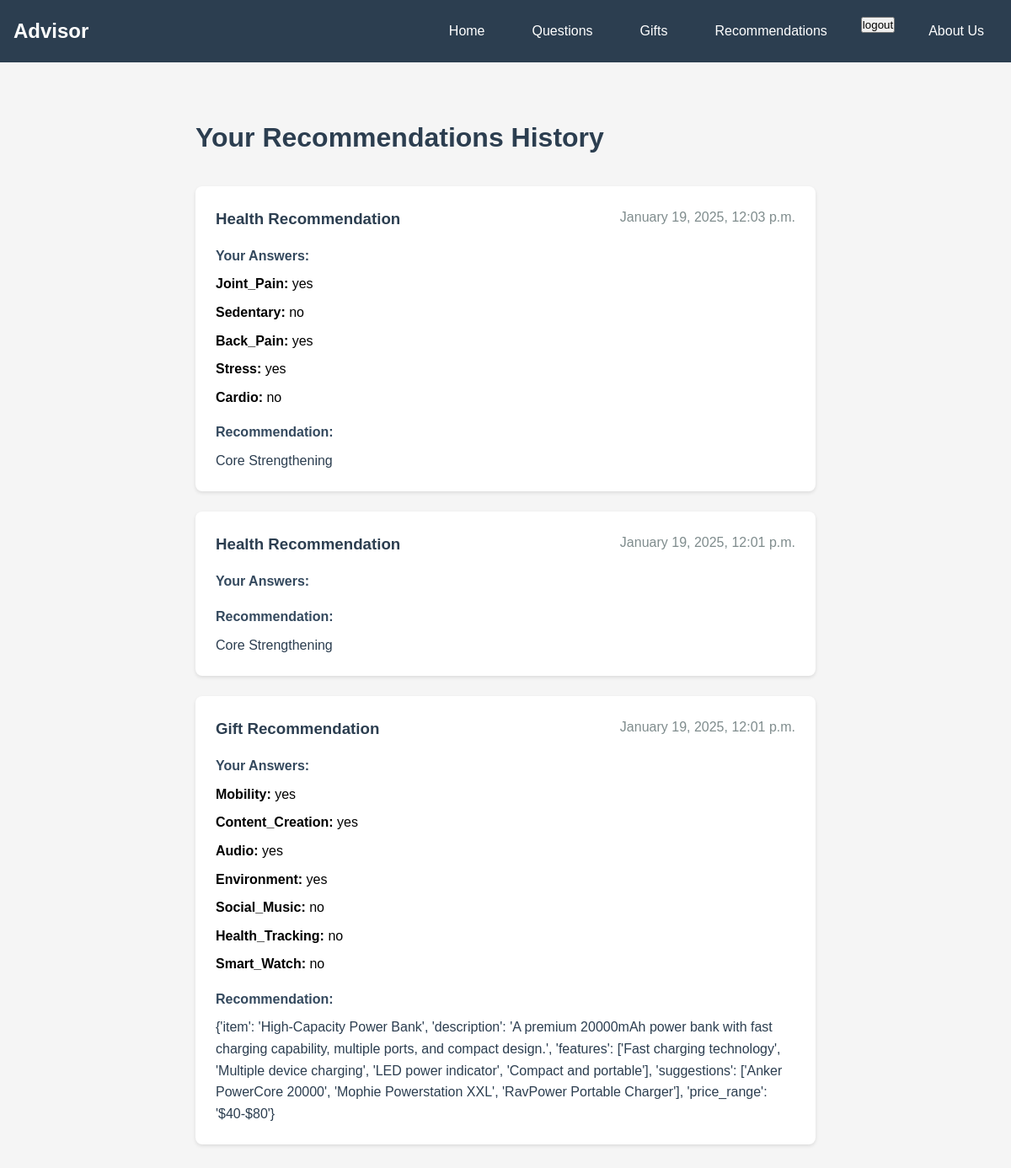
The app's page /recommendations/ (signed in) with its own data.
### advisor/models.py (models this page shows)
class UserActivity(models.Model):
    user = models.ForeignKey(CustomUser, on_delete=models.CASCADE)
    activity_type = models.CharField(max_length=50)  # 'fitness' or 'gift'
    answers = models.JSONField()
    recommendation = models.TextField()
    created_at = models.DateTimeField(default=timezone.now)
    class Meta:
        ordering = ['-created_at']

### advisor/views.py (the view)
# urls.py: path('recommendations/', views.recommendations, name='recommendations'),
@login_required
def recommendations(request):
    user_activities = UserActivity.objects.filter(user=request.user)
    return render(request, 'advisor/recommendations.html', {'activities': user_activities})

### templates/advisor/recommendations.html (shortened to what this page needs)
{% extends 'advisor/base.html' %}
{% block content %}
<div style="max-width: 800px; margin: 0 auto; padding: 2rem;">
    <h1 style="color: #2c3e50; margin-bottom: 2rem;">Your Recommendations History</h1>
    {% if activities %}
        {% for activity in activities %}
        <div style="
            background-color: white;
            padding: 1.5rem;
            border-radius: 8px;
            box-shadow: 0 2px 4px rgba(0,0,0,0.1);
            margin-bottom: 1.5rem;
        ">
            <div style="display: flex; justify-content: space-between; margin-bottom: 1rem;">
                <h3 style="color: #2c3e50;">
                    {{ activity.activity_type|title }} Recommendation
                </h3>
                <span style="color: #7f8c8d;">
                    {{ activity.created_at|date:"F j, Y, P" }}
                </span>
            </div>
            <div style="margin-bottom: 1rem;">
                <h4 style="color: #34495e; margin-bottom: 0.5rem;">Your Answers:</h4>
                <ul style="list-style: none; padding-left: 0;">
                    {% for key, value in activity.answers.items %}
                    <li style="margin-bottom: 0.5rem;">
                        <strong>{{ key|title }}:</strong> {{ value }}
                    </li>
                    {% endfor %}
                </ul>
            </div>
            <div>
                <h4 style="color: #34495e; margin-bottom: 0.5rem;">Recommendation:</h4>
                <p style="color: #2c3e50;">{{ activity.recommendation }}</p>
            </div>
        </div>
        {% endfor %}
    {% endif %}
</div>
{% endblock %}

### templates/advisor/base.html (shortened to what this page needs)
<!DOCTYPE html>
<html lang="en">
<head>
</head>
<body>
    <nav class="navbar">
        <div class="nav-container">
            <a href="{% url 'advisor:home' %}" class="nav-brand">Advisor</a>
            <div class="nav-links">
                <a href="{% url 'advisor:home' %}">Home</a>
                <a href="{% url 'advisor:questionnaire' %}">Questions</a>
                <a href="{% url 'advisor:gifts' %}">Gifts</a>
                {% if user.is_authenticated %}
                    <a href="{% url 'advisor:recommendations' %}">Recommendations</a>
                    <form method="post" action="{% url 'advisor:logout' %}">
    <button type="submit">logout</button>
</form>
                {% else %}
                    <a href="{% url 'advisor:login' %}">Login</a>
                    <a href="{% url 'advisor:signup' %}">Signup</a>
                {% endif %}
                <a href="{% url 'advisor:about' %}">About Us</a>
            </div>
        </div>
    </nav>
    <div class="main-container">
        {% block content %}{% endblock %}
    </div>
</body>
</html>

### templates/advisor/base.html (style rules this page uses)
* { margin: 0; padding: 0; box-sizing: border-box; }
body { font-family: Arial, sans-serif; line-height: 1.6; background-color: #f5f5f5; }
.navbar { background-color: #2c3e50; padding: 1rem; position: sticky; top: 0; z-index: 1000; }
.nav-container { max-width: 1200px; margin: 0 auto; display: flex; justify-content: space-between; align-items: center; }
.nav-brand { color: white; font-size: 1.5rem; text-decoration: none; font-weight: bold; }
.nav-links { display: flex; gap: 1.5rem; }
.nav-links a { color: white; text-decoration: none; padding: 0.5rem 1rem; border-radius: 4px; transition: background-color 0.3s; }
.main-container { max-width: 1200px; margin: 2rem auto; padding: 0 1rem; }

### records on screen
UserActivity: activity_type "Health", created_at "January 19, 2025, 12:03 p.m.", answers "Joint_Pain" "Sedentary" "Back_Pain" "Stress" "Cardio", answers "yes" "no" "yes" "yes" "no", recommendation "Core Strengthening"
UserActivity: activity_type "Health", created_at "January 19, 2025, 12:01 p.m.", recommendation "Core Strengthening"
UserActivity: activity_type "Gift", created_at "January 19, 2025, 12:01 p.m.", answers "Mobility" "Content_Creation" "Audio" "Environment" "Social_Music" "Health_Tracking" "Smart_Watch", answers "yes" "yes" "yes" "yes" "no" "no" "no", recommendation "{'item': 'High-Capacity Power Bank', 'description': 'A premium 20000mAh power bank with fast charging capability, multiple ports, and compact design.', 'features': ['Fast charging technology', 'Multiple device charging', 'LED power indicator', 'Compact and portable'], 'suggestions': ['Anker PowerCore 20000', 'Mophie Powerstation XXL', 'RavPower Portable Charger'], 'price_range': '$40-$80'}"
